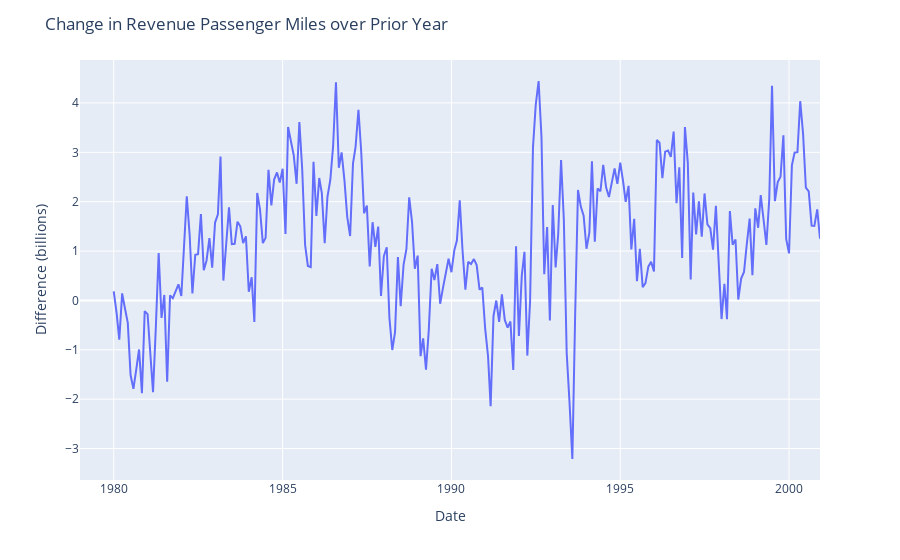

Source (notebook cell):
### Markdown cell above
The seasonal difference is visualized below:

### Code cell
fig = px.line(air_traffic_monthly, x=air_traffic_monthly.index, y="seasonal_difference")

fig.update_layout(
    yaxis_title="Difference (billions)", 
    xaxis_title="Date",
    title="Change in Revenue Passenger Miles over Prior Year"
)

fig.show()

### Figure 1 — Plotly figure (JSON) as saved in the notebook; plotly's stock layout.template omitted (floating-point values rounded to 4 significant figures; data arrays with more than 128 entries replaced by an {"elided": "..."} marker saying what was removed)
{"data": [{"hovertemplate": "index=%{x}<br>seasonal_difference=%{y}<extra></extra>", "legendgroup": "", "line": {"color": "#636efa", "dash": "solid"}, "marker": {"symbol": "circle"}, "mode": "lines", "name": "", "orientation": "v", "showlegend": false, "type": "scatter", "x": {"elided": "264 str values"}, "xaxis": "x", "y": {"elided": "264 float values"}, "yaxis": "y"}], "layout": {"legend": {"tracegroupgap": 0}, "margin": {"t": 60}, "title": {"text": "Change in Revenue Passenger Miles over Prior Year"}, "xaxis": {"anchor": "y", "domain": [0, 1], "title": {"text": "Date"}}, "yaxis": {"anchor": "x", "domain": [0, 1], "title": {"text": "Difference (billions)"}}}}
